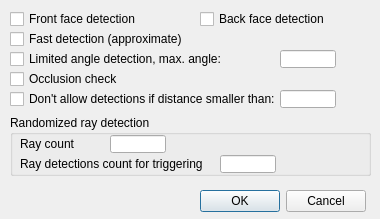
<?xml version="1.0" encoding="UTF-8"?>
<ui version="4.0">
 <class>CQDlgProxSensDetectionParam</class>
 <widget class="QDialog" name="CQDlgProxSensDetectionParam">
  <property name="geometry">
   <rect>
    <x>0</x>
    <y>0</y>
    <width>380</width>
    <height>219</height>
   </rect>
  </property>
  <property name="windowTitle">
   <string>Detection Parameters</string>
  </property>
  <property name="locale">
   <locale language="English" country="UnitedStates"/>
  </property>
  <widget class="QCheckBox" name="qqMinDistEnabled">
   <property name="geometry">
    <rect>
     <x>10</x>
     <y>90</y>
     <width>271</width>
     <height>18</height>
    </rect>
   </property>
   <property name="focusPolicy">
    <enum>Qt::StrongFocus</enum>
   </property>
   <property name="text">
    <string>Don't allow detections if distance smaller than:</string>
   </property>
  </widget>
  <widget class="QCheckBox" name="qqLimitedAngle">
   <property name="geometry">
    <rect>
     <x>10</x>
     <y>50</y>
     <width>271</width>
     <height>18</height>
    </rect>
   </property>
   <property name="focusPolicy">
    <enum>Qt::StrongFocus</enum>
   </property>
   <property name="text">
    <string>Limited angle detection, max. angle:</string>
   </property>
  </widget>
  <widget class="QCheckBox" name="qqBackFace">
   <property name="geometry">
    <rect>
     <x>200</x>
     <y>10</y>
     <width>171</width>
     <height>18</height>
    </rect>
   </property>
   <property name="focusPolicy">
    <enum>Qt::StrongFocus</enum>
   </property>
   <property name="text">
    <string>Back face detection</string>
   </property>
  </widget>
  <widget class="QCheckBox" name="qqOcclusionCheck">
   <property name="geometry">
    <rect>
     <x>10</x>
     <y>70</y>
     <width>141</width>
     <height>18</height>
    </rect>
   </property>
   <property name="focusPolicy">
    <enum>Qt::StrongFocus</enum>
   </property>
   <property name="text">
    <string>Occlusion check</string>
   </property>
  </widget>
  <widget class="QCheckBox" name="qqFrontFace">
   <property name="geometry">
    <rect>
     <x>10</x>
     <y>10</y>
     <width>181</width>
     <height>18</height>
    </rect>
   </property>
   <property name="focusPolicy">
    <enum>Qt::StrongFocus</enum>
   </property>
   <property name="text">
    <string>Front face detection</string>
   </property>
  </widget>
  <widget class="QCheckBox" name="qqFast">
   <property name="geometry">
    <rect>
     <x>10</x>
     <y>30</y>
     <width>231</width>
     <height>18</height>
    </rect>
   </property>
   <property name="focusPolicy">
    <enum>Qt::StrongFocus</enum>
   </property>
   <property name="text">
    <string>Fast detection (approximate)</string>
   </property>
  </widget>
  <widget class="QLineEdit" name="qqAngle">
   <property name="geometry">
    <rect>
     <x>280</x>
     <y>50</y>
     <width>56</width>
     <height>18</height>
    </rect>
   </property>
  </widget>
  <widget class="QLineEdit" name="qqMinDist">
   <property name="geometry">
    <rect>
     <x>280</x>
     <y>90</y>
     <width>56</width>
     <height>18</height>
    </rect>
   </property>
  </widget>
  <widget class="QGroupBox" name="aaaaa">
   <property name="geometry">
    <rect>
     <x>10</x>
     <y>115</y>
     <width>361</width>
     <height>61</height>
    </rect>
   </property>
   <property name="title">
    <string>Randomized ray detection</string>
   </property>
   <property name="flat">
    <bool>true</bool>
   </property>
   <property name="checkable">
    <bool>false</bool>
   </property>
   <widget class="QLabel" name="label">
    <property name="geometry">
     <rect>
      <x>10</x>
      <y>20</y>
      <width>91</width>
      <height>18</height>
     </rect>
    </property>
    <property name="text">
     <string>Ray count</string>
    </property>
   </widget>
   <widget class="QLineEdit" name="qqRayCount">
    <property name="geometry">
     <rect>
      <x>100</x>
      <y>20</y>
      <width>56</width>
      <height>18</height>
     </rect>
    </property>
   </widget>
   <widget class="QLabel" name="label_3">
    <property name="geometry">
     <rect>
      <x>10</x>
      <y>40</y>
      <width>201</width>
      <height>18</height>
     </rect>
    </property>
    <property name="text">
     <string>Ray detections count for triggering</string>
    </property>
   </widget>
   <widget class="QLineEdit" name="qqRandomizedDetectionCount">
    <property name="geometry">
     <rect>
      <x>210</x>
      <y>40</y>
      <width>56</width>
      <height>18</height>
     </rect>
    </property>
   </widget>
  </widget>
  <widget class="QDialogButtonBox" name="qqOkCancel">
   <property name="geometry">
    <rect>
     <x>15</x>
     <y>185</y>
     <width>351</width>
     <height>32</height>
    </rect>
   </property>
   <property name="standardButtons">
    <set>QDialogButtonBox::Cancel|QDialogButtonBox::Ok</set>
   </property>
  </widget>
 </widget>
 <resources/>
 <connections/>
</ui>
